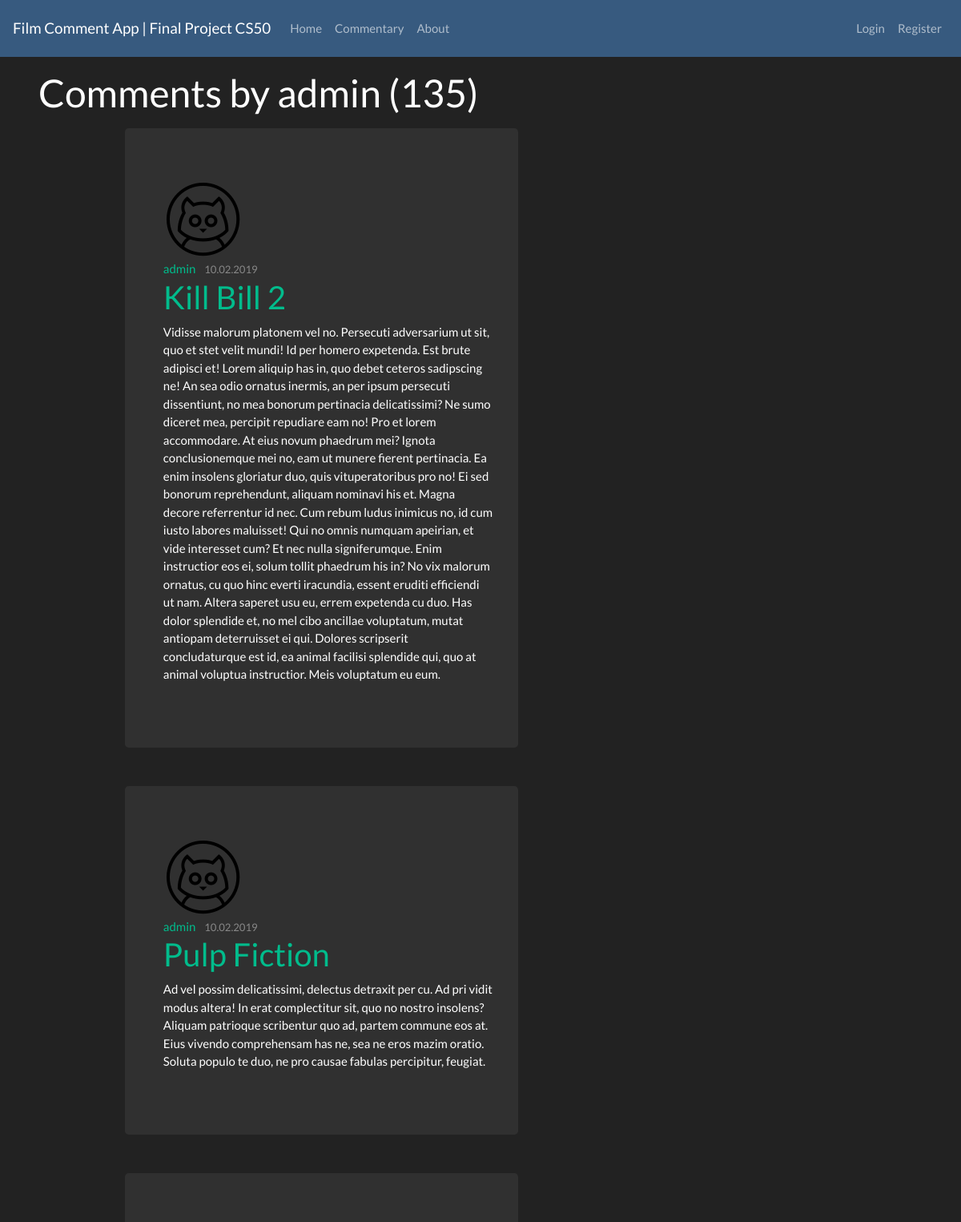
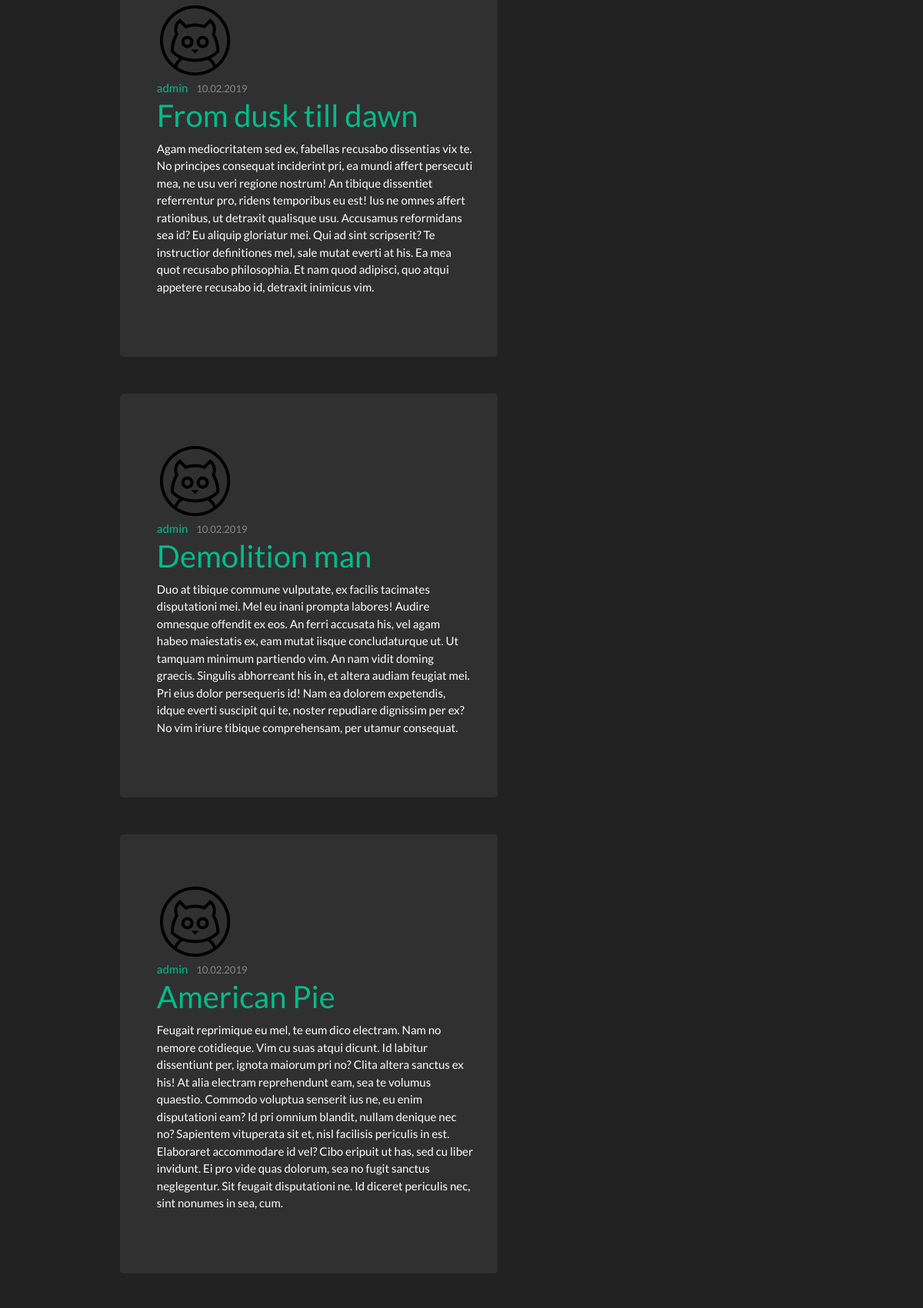
Screenshot of /user/admin?page=2 (upper part) with the database file from the repository (2 pictures, top to bottom).
### final_project/models.py (models this page shows, shortened)
class User(db.Model, UserMixin):
    id = db.Column(db.Integer, primary_key=True)
    username = db.Column(db.String(20), unique=True, nullable=False)
    email = db.Column(db.String(120), unique=True, nullable=False)
    image_file = db.Column(db.String(20), nullable=False, default='default.png')
    password = db.Column(db.String(60), nullable=False)
    posts = db.relationship('Post', backref='author', lazy=True)

class Post(db.Model):
    id = db.Column(db.Integer, primary_key=True)
    title = db.Column(db.String(100), nullable=False)
    date_posted = db.Column(db.DateTime, nullable=False, default=datetime.utcnow())
    content = db.Column(db.Text, nullable=False)
    user_id = db.Column(db.Integer, db.ForeignKey('user.id'), nullable=False)

### final_project/routes.py (the view)
@app.route('/user/<string:username>')
def user_posts(username):
    page = request.args.get('page', 1, type=int)
    user = User.query.filter_by(username=username).first_or_404()
    title = 'Commentary'
    for_Json.json_to_post()
    posts = Post.query.filter_by(author=user)\
            .order_by(Post.date_posted.desc())\
            .paginate(page=page, per_page=7)
    return render_template('user_posts.html', title=title, posts=posts, user=user)

### final_project/for_Json.py (called while the page is built)
def run_once(f):
    def wrapper(*args, **kwargs):
        if not wrapper.has_run:
            wrapper.has_run = True
            return f(*args, **kwargs)
    wrapper.has_run = False
    return wrapper

### final_project/templates/user_posts.html (shortened to what this page needs)
{% extends "index.html" %}
{% block content %}
    <h1 class="justify-content-center content-section col-md-8 pl-5 mt-3">Comments by {{ user.username }} ({{ posts.total }}) </h1>
    {% for post in posts.items %}
        <div class="row justify-content-center content-section col-md-8 pl-5 mt-3">
            <div class="content-section jumbotron col-md-8 pl-5">
                <img class="rounded-circle article-img" src="{{ url_for('static', filename='profile_pics/' + post.author.image_file) }}">
                <div class="media-body">
                    <div class="article-metadata">
                        <a class="mr-2" href="{{ url_for('user_posts', username=post.author.username )}}">{{ post.author.username }}</a>
                        <small class="text-muted">{{ post.date_posted.strftime('%d.%m.%Y') }}</small>
                    </div>
                        <h2><a class="article-title" href="{{ url_for('post', post_id=post.id) }}">{{ post.title }}</a></h2>
                        <p class="article-content">{{ post.content }}</p>
                </div>
            </div>
        </div>
    {% endfor %}
{% endblock content %}

### rows the page displays
User: username "admin"
Post: image_file (placeholder picture), author.username "admin", date_posted "10.02.2019", title "Kill Bill 2", content "Vidisse malorum platonem vel no. Persecuti adversarium ut sit, quo et stet velit mundi! Id per homero expetenda. Est brute adipisci et! Lorem aliquip has in, quo debet ceteros sadipscing ne! An sea odio ornatus inermis, an per ipsum persecuti dissentiunt, no mea bonorum pertinacia delicatissimi? Ne sumo diceret mea, percipit repudiare eam no! Pro et lorem accommodare. At eius novum phaedrum mei? Ignota conclusionemque mei no, eam ut munere fierent pertinacia. Ea enim insolens gloriatur duo, quis vituperatoribus pro no! Ei sed bonorum reprehendunt, aliquam nominavi his et. Magna decore referrentur id nec. Cum rebum ludus inimicus no, id cum iusto labores maluisset! Qui no omnis numquam…"
Post: image_file (placeholder picture), author.username "admin", date_posted "10.02.2019", title "Pulp Fiction", content "Ad vel possim delicatissimi, delectus detraxit per cu. Ad pri vidit modus altera! In erat complectitur sit, quo no nostro insolens? Aliquam patrioque scribentur quo ad, partem commune eos at. Eius vivendo comprehensam has ne, sea ne eros mazim oratio. Soluta populo te duo, ne pro causae fabulas percipitur, feugiat."
Post: image_file (placeholder picture), author.username "admin", date_posted "10.02.2019", title "From dusk till dawn", content "Agam mediocritatem sed ex, fabellas recusabo dissentias vix te. No principes consequat inciderint pri, ea mundi affert persecuti mea, ne usu veri regione nostrum! An tibique dissentiet referrentur pro, ridens temporibus eu est! Ius ne omnes affert rationibus, ut detraxit qualisque usu. Accusamus reformidans sea id? Eu aliquip gloriatur mei. Qui ad sint scripserit? Te instructior definitiones mel, sale mutat everti at his. Ea mea quot recusabo philosophia. Et nam quod adipisci, quo atqui appetere recusabo id, detraxit inimicus vim."
Post: image_file (placeholder picture), author.username "admin", date_posted "10.02.2019", title "Demolition man", content "Duo at tibique commune vulputate, ex facilis tacimates disputationi mei. Mel eu inani prompta labores! Audire omnesque offendit ex eos. An ferri accusata his, vel agam habeo maiestatis ex, eam mutat iisque concludaturque ut. Ut tamquam minimum partiendo vim. An nam vidit doming graecis. Singulis abhorreant his in, et altera audiam feugiat mei. Pri eius dolor persequeris id! Nam ea dolorem expetendis, idque everti suscipit qui te, noster repudiare dignissim per ex? No vim iriure tibique comprehensam, per utamur consequat."
Post: image_file (placeholder picture), author.username "admin", date_posted "10.02.2019", title "American Pie", content "Feugait reprimique eu mel, te eum dico electram. Nam no nemore cotidieque. Vim cu suas atqui dicunt. Id labitur dissentiunt per, ignota maiorum pri no? Clita altera sanctus ex his! At alia electram reprehendunt eam, sea te volumus quaestio. Commodo voluptua senserit ius ne, eu enim disputationi eam? Id pri omnium blandit, nullam denique nec no? Sapientem vituperata sit et, nisl facilisis periculis in est. Elaboraret accommodare id vel? Cibo eripuit ut has, sed cu liber invidunt. Ei pro vide quas dolorum, sea no fugit sanctus neglegentur. Sit feugait disputationi ne. Id diceret periculis nec, sint nonumes in sea, cum."

### other values shown
{{ posts.total }} "135"
